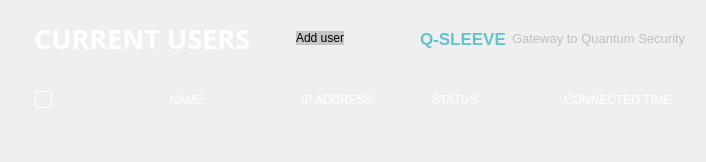
      <widget class="QWidget" name="usersPage">
       <layout class="QVBoxLayout" name="verticalLayout_28">
        <property name="leftMargin">
         <number>25</number>
        </property>
        <item>
         <widget class="QFrame" name="headerLabel_4">
          <property name="minimumSize">
           <size>
            <width>0</width>
            <height>40</height>
           </size>
          </property>
          <property name="styleSheet">
           <string notr="true">background-color: rgba(0, 0, 0,0);
border:none;</string>
          </property>
          <property name="frameShape">
           <enum>QFrame::StyledPanel</enum>
          </property>
          <property name="frameShadow">
           <enum>QFrame::Raised</enum>
          </property>
          <layout class="QHBoxLayout" name="horizontalLayout_5">
           <item>
            <widget class="QLabel" name="serverHeading_3">
             <property name="font">
              <font>
               <family>Ubuntu Sans</family>
               <pointsize>20</pointsize>
               <bold>true</bold>
              </font>
             </property>
             <property name="styleSheet">
              <string notr="true">color: rgb(255, 255, 255);
background-color: rgba(0, 0, 0,0);
border: none;</string>
             </property>
             <property name="text">
              <string>CURRENT USERS</string>
             </property>
            </widget>
           </item>
           <item>
            <spacer name="horizontalSpacer_9">
             <property name="orientation">
              <enum>Qt::Horizontal</enum>
             </property>
             <property name="sizeHint" stdset="0">
              <size>
               <width>40</width>
               <height>20</height>
              </size>
             </property>
            </spacer>
           </item>
           <item>
            <widget class="QPushButton" name="addUserBtn">
             <property name="styleSheet">
              <string notr="true">background-color: rgb(198, 198, 198);</string>
             </property>
             <property name="text">
              <string>Add user</string>
             </property>
            </widget>
           </item>
           <item>
            <spacer name="horizontalSpacer_8">
             <property name="orientation">
              <enum>Qt::Horizontal</enum>
             </property>
             <property name="sizeHint" stdset="0">
              <size>
               <width>70</width>
               <height>20</height>
              </size>
             </property>
            </spacer>
           </item>
           <item>
            <widget class="QLabel" name="label_45">
             <property name="font">
              <font>
               <pointsize>13</pointsize>
               <bold>true</bold>
              </font>
             </property>
             <property name="styleSheet">
              <string notr="true">color: rgb(98, 194, 205);
</string>
             </property>
             <property name="text">
              <string>Q-SLEEVE</string>
             </property>
            </widget>
           </item>
           <item>
            <widget class="QLabel" name="label_46">
             <property name="font">
              <font>
               <pointsize>10</pointsize>
              </font>
             </property>
             <property name="styleSheet">
              <string notr="true">color:rgb(192, 191, 188)</string>
             </property>
             <property name="text">
              <string>Gateway to Quantum Security</string>
             </property>
            </widget>
           </item>
          </layout>
         </widget>
        </item>
        <item>
         <widget class="QFrame" name="header">
          <property name="sizePolicy">
           <sizepolicy hsizetype="Expanding" vsizetype="Fixed">
            <horstretch>0</horstretch>
            <verstretch>0</verstretch>
           </sizepolicy>
          </property>
          <property name="styleSheet">
           <string notr="true">background-color: rgba(0, 0, 0,0);
border:none;
padding:5px;
</string>
          </property>
          <layout class="QHBoxLayout" name="horizontalLayout_6">
           <property name="leftMargin">
            <number>0</number>
           </property>
           <item>
            <widget class="QCheckBox" name="mainCheckBox">
             <property name="styleSheet">
              <string notr="true">QCheckBox {
    background-color: transparent; 
    color: white;
	margin-left: &quot;5px&quot;;
   
}

QCheckBox::indicator {
    border: 1px solid white; 
border-radius: 3px;
    width: 15px; 
    height: 15px;
    background-color: transparent;
}

QCheckBox::indicator:checked {
    image: url(:/logos/new.png); 
    background-color: transparent; 
    border: 1px solid white;
}

QCheckBox::indicator:unchecked {
    background-color: transparent;
    border: 1px solid white;
}
</string>
             </property>
             <property name="text">
              <string/>
             </property>
            </widget>
           </item>
           <item>
            <widget class="QLabel" name="name">
             <property name="styleSheet">
              <string notr="true">background-color: rgba(0, 0, 0,0);
color: rgb(255, 255, 255);
border:none;
padding-left: 5px;
padding-right:5px;</string>
             </property>
             <property name="text">
              <string>NAME</string>
             </property>
            </widget>
           </item>
           <item>
            <widget class="QLabel" name="ip_address">
             <property name="styleSheet">
              <string notr="true">background-color: rgba(0, 0, 0,0);
color: rgb(255, 255, 255);
border:none;</string>
             </property>
             <property name="text">
              <string>IP ADDRESS</string>
             </property>
            </widget>
           </item>
           <item>
            <widget class="QLabel" name="status">
             <property name="styleSheet">
              <string notr="true">background-color: rgba(0, 0, 0,0);
color: rgb(255, 255, 255);
border:none;</string>
             </property>
             <property name="text">
              <string>STATUS</string>
             </property>
            </widget>
           </item>
           <item>
            <widget class="QLabel" name="connec_time">
             <property name="styleSheet">
              <string notr="true">background-color: rgba(0, 0, 0,0);
color: rgb(255, 255, 255);
border:none;</string>
             </property>
             <property name="text">
              <string>CONNECTED TIME</string>
             </property>
            </widget>
           </item>
          </layout>
         </widget>
        </item>
        <item>
         <widget class="QFrame" name="mainBody">
          <property name="sizePolicy">
           <sizepolicy hsizetype="Expanding" vsizetype="Expanding">
            <horstretch>0</horstretch>
            <verstretch>0</verstretch>
           </sizepolicy>
          </property>
          <property name="styleSheet">
           <string notr="true">background-color: rgba(0, 0, 0,0);
border:none;</string>
          </property>
          <property name="frameShape">
           <enum>QFrame::StyledPanel</enum>
          </property>
          <property name="frameShadow">
           <enum>QFrame::Raised</enum>
          </property>
          <layout class="QVBoxLayout" name="verticalLayout_30"/>
         </widget>
        </item>
       </layout>
      </widget>
